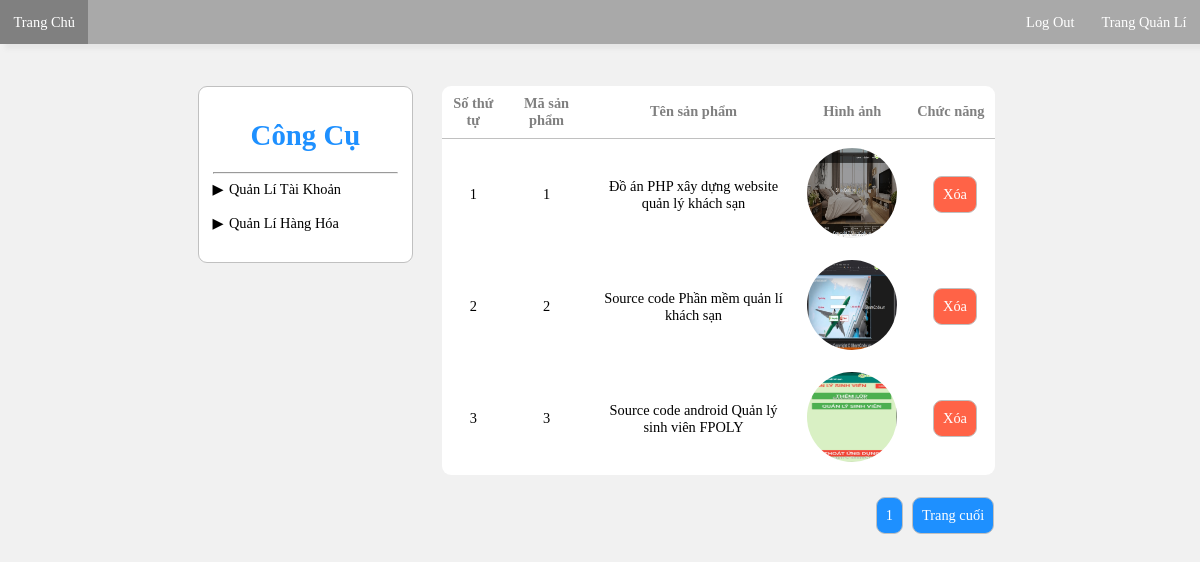
Page /index.php?page=TrangQuanLi&quanli=BaiDang&index=1 (signed in) on the committed database.
### tables this page shows
CREATE TABLE `sanpham` (
  `ID` int(11) NOT NULL,
  `TenSanPham` varchar(200) NOT NULL,
  `MoTa` varchar(5000) NOT NULL,
  `Gia` varchar(20) NOT NULL,
  `ID_DanhMuc` int(11) NOT NULL,
  `Link` varchar(500) NOT NULL,
  `ID_User` int(11) NOT NULL,
  `NgayTao` varchar(10) NOT NULL,
  `AnhDemo_1` varchar(200) NOT NULL DEFAULT '	public/images/default-images/no-image.jpg',
  `AnhDemo_2` varchar(200) NOT NULL DEFAULT '	public/images/default-images/no-image.jpg',
  `AnhDemo_3` varchar(200) NOT NULL DEFAULT '	public/images/default-images/no-image.jpg'
);

### database/KetNoiSanPham.php (called while the page is built, shortened)
<?php
    class databaseSanPham{
        public function databaseSanPham(){
            try {
                $this->connect = new PDO('mysql:host=localhost;dbname=BanHang;charset=utf8','root','');
            } catch (Throwable $th) {
                echo "Kết nối cơ sở dữ liệu thất bại - Không thể thực hiện các chức năng liên quan";
            }
        }
    }
?>

### modal/SanPhamClass.php (called while the page is built, shortened)
<?php
    class SanPhamClass extends databaseSanPham{
        public function LayTatCaSanPham(){
            $sanpham = $this->connect->prepare('SELECT * FROM sanpham');
            $sanpham->setFetchMode(PDO::FETCH_OBJ);
            $sanpham->execute();
            $listsanpham = $sanpham->fetchAll();
            return $listsanpham;
        }
    }
?>

### view/component/bai-dang/index.php (the view, shortened to what this page needs)
<?php
    require "modal/SanPhamClass.php";
    if(isset($_GET["index"])){
        $tab = $_GET['index'];
    }
?>
<div class="col-7">
    <div class="row">
        <div class="col-10 w-100">
        <table class="bg-white">
            <tr class="text-dark">
                <th>Số thứ tự</th>
                <th>Mã sản phẩm</th>
                <th>Tên sản phẩm</th>
                <th>Hình ảnh</th>
                <th>Chức năng</th>
            </tr>
            <?php
                $stt = 1;
                $index = 1;
                $index2 = 1;
                $pagesTable = 1;
                $pagesTable2 = 1;
                $SanPhams = new SanPhamClass();
                $ThongTins = $SanPhams->LayTatCaSanPham();
                foreach($ThongTins as $thongTin){
                    if($tab == $pagesTable){
            ?>
                    <tr>
                        <td><?php echo $stt++ ?></td>
                        <td><?php echo $thongTin->ID ;?></td>
                        <td><?php echo $thongTin->TenSanPham ;?></td>
                        <td>
                            <img class="bd-100" width="100px" height="100px" src="<?php echo $thongTin->AnhDemo_1?>" alt="Không thể hiển thị">
                        </td>
                        <td>
                            <div class="col-10">
                                <div class="btn btn-danger" onclick="XoaSanPhamAdmin('<?php echo $thongTin->ID;?>', '<?php echo $thongTin->TenSanPham;?>')">Xóa</div>
                            </div>
                        </td>
                    </tr>
            <?php
                    }
                    if($index % 3 == 0){ ?>
                    <?php
                        $pagesTable++;
                    }
                    $index++;
                }
            ?>
        </table>
    </div>
    <div class="col-10 PhanTrang mt-1 bd-10 justify-content-end">
            <?php
            foreach($ThongTins as $thongTin){
                if($index2 % 3 == 0){
                    ?>
                        <a href = "./index.php?page=TrangQuanLi&quanli=BaiDang&index=<?php echo $pagesTable2?>" class="btn btn-primary PhanTrangNguoiDung"><?php echo $pagesTable2?></a>
                        <?php
                            $pagesTable2++;
                    }
                    $index2++;
                }
            ?>
            <a href = "./index.php?page=TrangQuanLi&quanli=BaiDang&index=<?php echo $pagesTable++ ?>" class="btn btn-primary PhanTrangNguoiDung">Trang cuối</a>
        </div>
   </div>
</div>

### public/css/style.css (style rules this page uses)
* { cursor:url('../images/default-images/cursor.png'), auto; }
body { margin: 0;background-color: #f1f1f1;zoom: 90% }
.col-10 { width: 99%; float: left; display: block; display: flex; justify-content: center; margin: 5px; }
.col-7 { width: 68%; float: left; display: block; display: flex; justify-content: center; margin: 5px; }
.row { display: block; }
.bg-white { background-color: white; }
.text-dark { color: Gray; }
.justify-content-end { justify-content: flex-end; }
.btn { background-color: #f1f1f1; width: auto; height: auto; padding: 10px; border: 1px solid silver; border-radius: 10px; margin: 10px; }
.btn-danger { background-color: tomato;color: white; }
.btn-primary { background-color: DodgerBlue;color: white; }
table { width: 100%; text-align: center; margin: 10px; border-radius: 10px; }
table, th, td { border-collapse: collapse; border-spacing: 0px; }
table th { border-bottom: 2px solid silver; padding: 10px; }
table td { padding: 10px }
.bd-100 { border-radius: 100px; }
.bd-10 { border-radius: 10px; }
.w-100 { width: 100%; }

### public/css/modalThemNguoiDung.css (style rules this page uses)
body { background-color: #f1f1f1; }

### public/css/phanTrang.css (style rules this page uses)
a.PhanTrangNguoiDung { text-decoration: none; margin: 5px; }

### rows in the picture
sanpham: ID "1", TenSanPham "Đồ án PHP xây dựng website quản lý khách sạn", AnhDemo_1 (picture)
sanpham: ID "2", TenSanPham "Source code Phần mềm quản lí khách sạn", AnhDemo_1 (picture)
sanpham: ID "3", TenSanPham "Source code android Quản lý sinh viên FPOLY", AnhDemo_1 (picture)
